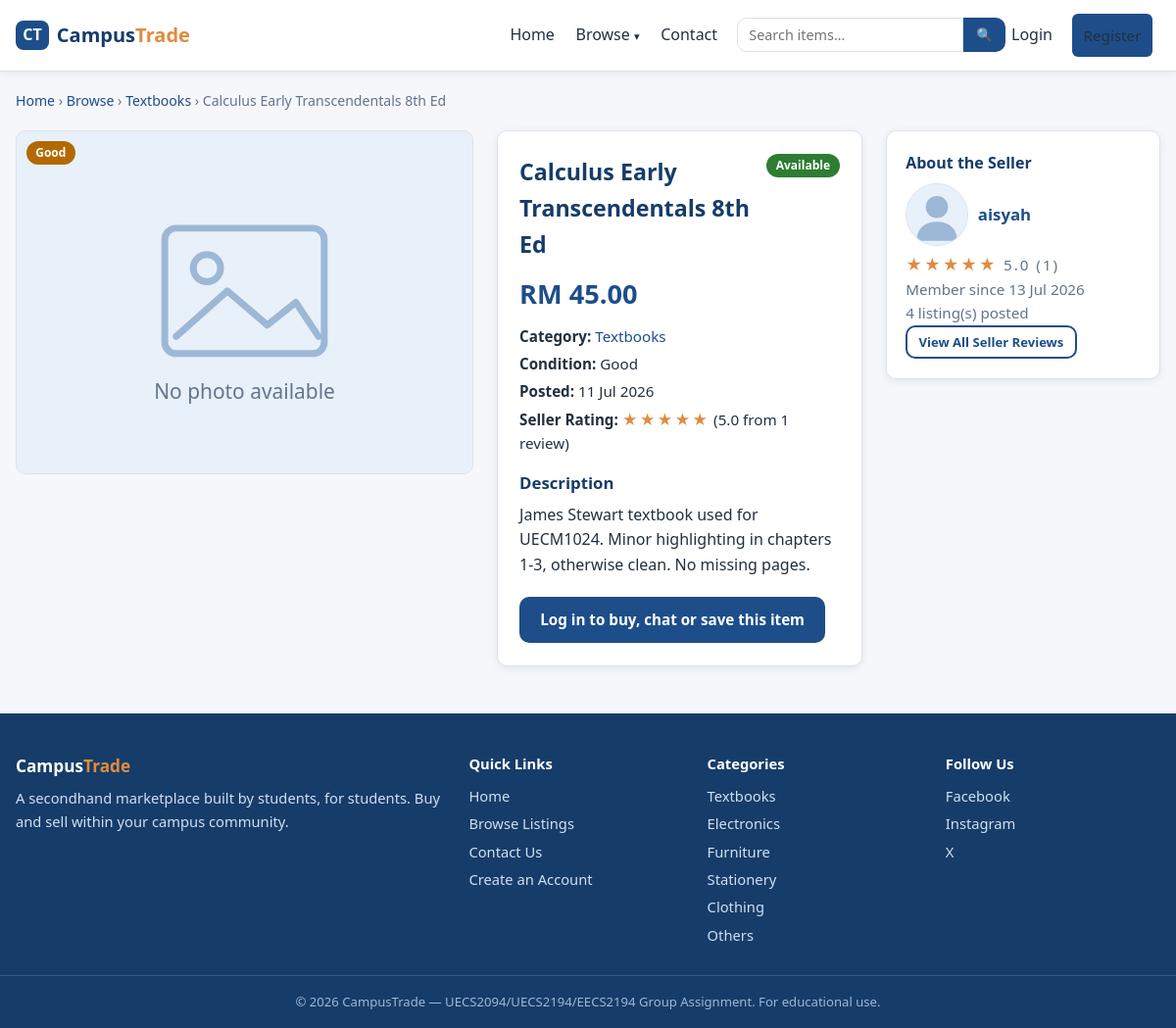
Page /item.php?id=1 on the committed database.
### tables this page shows
CREATE TABLE listings (
  listing_id     INT AUTO_INCREMENT PRIMARY KEY,
  user_id        INT NOT NULL,
  title          VARCHAR(100) NOT NULL,
  description    TEXT NOT NULL,
  price          DECIMAL(10,2) NOT NULL,
  category       VARCHAR(50) NOT NULL,
  item_condition ENUM('New','Like New','Good','Fair') NOT NULL,
  image          VARCHAR(255) NULL,
  status         ENUM('Available','Sold','Reserved') NOT NULL DEFAULT 'Available',
  created_at     DATETIME NOT NULL DEFAULT CURRENT_TIMESTAMP,
  updated_at     DATETIME NULL ON UPDATE CURRENT_TIMESTAMP,
  CONSTRAINT fk_listings_user FOREIGN KEY (user_id)
    REFERENCES users(user_id) ON DELETE CASCADE
);

CREATE TABLE users (
  user_id       INT AUTO_INCREMENT PRIMARY KEY,
  username      VARCHAR(50)  NOT NULL UNIQUE,
  email         VARCHAR(100) NOT NULL UNIQUE,
  password      VARCHAR(255) NOT NULL,
  phone         VARCHAR(20)  NULL,
  profile_image VARCHAR(255) NOT NULL DEFAULT 'default.png',
  qr_image      VARCHAR(255) NULL,
  role          ENUM('user','admin') NOT NULL DEFAULT 'user',
  created_at    DATETIME NOT NULL DEFAULT CURRENT_TIMESTAMP
);

### includes/functions.php (called while the page is built, shortened)
<?php
function e(?string $value): string
{
    return htmlspecialchars($value ?? '', ENT_QUOTES, 'UTF-8');
}
function is_logged_in(): bool
{
    return isset($_SESSION['user_id']);
}
function is_admin(): bool
{
    return is_logged_in() && ($_SESSION['role'] ?? 'user') === 'admin';
}
function format_price(float $price): string
{
    return 'RM ' . number_format($price, 2);
}
function format_date(string $datetime): string
{
    return date('j M Y', strtotime($datetime));
}
function condition_class(string $condition): string
{
    return 'badge-' . strtolower(str_replace(' ', '-', $condition));
}
function status_class(string $status): string
{
    return 'status-' . strtolower($status);
}
function listing_image(?string $image): string
{
    return 'images/placeholder.svg';
}
function user_avatar(?string $image): string
{
    return 'images/avatar.svg';
}
function render_stars(float $rating): string
{
    $rounded = (int) round($rating);
    return str_repeat('★', $rounded) . str_repeat('☆', 5 - $rounded);
}
function seller_rating(mysqli $conn, int $seller_id): array
{
    $stmt = $conn->prepare('SELECT AVG(rating) AS avg_rating, COUNT(*) AS total FROM reviews WHERE seller_id = ?');
    $stmt->bind_param('i', $seller_id);
    $stmt->execute();
    $row = $stmt->get_result()->fetch_assoc();
    return ['avg' => (float) ($row['avg_rating'] ?? 0), 'count' => (int) $row['total']];
}

### item.php (the view, shortened to what this page needs)
<?php
require_once __DIR__ . '/includes/db.php';
$listing_id = (int) ($_GET['id'] ?? 0);
$stmt = $conn->prepare(
    'SELECT l.*, u.username, u.profile_image AS seller_image, u.created_at AS seller_joined,
            (SELECT COUNT(*) FROM listings WHERE user_id = u.user_id) AS seller_listing_count
     FROM listings l
     JOIN users u ON l.user_id = u.user_id
     WHERE l.listing_id = ?'
);
$stmt->bind_param('i', $listing_id);
$stmt->execute();
$item = $stmt->get_result()->fetch_assoc();
$seller_id = (int) $item['user_id'];
$is_owner = is_logged_in() && $_SESSION['user_id'] === $seller_id;
$rating = seller_rating($conn, $seller_id);
require_once __DIR__ . '/includes/header.php';
?>
<div class="container">
    <p class="breadcrumb">
        <a href="index.php">Home</a> &rsaquo;
        <a href="browse.php">Browse</a> &rsaquo;
        <a href="browse.php?category=<?= urlencode($item['category']) ?>"><?= e($item['category']) ?></a> &rsaquo;
        <span><?= e($item['title']) ?></span>
    </p>
    <div class="item-detail">
        <div class="item-detail-image">
            <img src="<?= e(listing_image($item['image'])) ?>" alt="<?= e($item['title']) ?>">
            <span class="badge <?= condition_class($item['item_condition']) ?>"><?= e($item['item_condition']) ?></span>
        </div>
        <div class="item-detail-info">
            <div class="item-detail-head">
                <h1><?= e($item['title']) ?></h1>
                <span class="badge <?= status_class($item['status']) ?>"><?= e($item['status']) ?></span>
            </div>
            <p class="item-detail-price"><?= format_price((float) $item['price']) ?></p>
            <ul class="item-detail-meta">
                <li><strong>Category:</strong> <a href="browse.php?category=<?= urlencode($item['category']) ?>"><?= e($item['category']) ?></a></li>
                <li><strong>Condition:</strong> <?= e($item['item_condition']) ?></li>
                <li><strong>Posted:</strong> <?= format_date($item['created_at']) ?></li>
                <li><strong>Seller Rating:</strong>
                    <?php if ($rating['count'] > 0): ?>
                        <span class="stars"><?= render_stars($rating['avg']) ?></span>
                        (<?= number_format($rating['avg'], 1) ?> from <?= $rating['count'] ?> review<?= $rating['count'] === 1 ? '' : 's' ?>)
                    <?php else: ?>
                        <span class="muted">No reviews yet</span>
                    <?php endif; ?>
                </li>
            </ul>
            <h2>Description</h2>
            <p class="item-description"><?= nl2br(e($item['description'])) ?></p>
            <div class="item-actions">
                <?php if ($is_owner || is_admin()): ?>
                    <?php if ($is_owner): ?>
                        <a href="edit_listing.php?id=<?= $listing_id ?>" class="btn btn-primary">Edit Listing</a>
                    <?php endif; ?>
                    <form method="post" action="delete_listing.php"
                          onsubmit="return confirm('Delete this listing permanently?');">
                        <input type="hidden" name="listing_id" value="<?= $listing_id ?>">
                        <button type="submit" class="btn btn-danger">Delete Listing</button>
                    </form>
                <?php else: ?>
                    <a href="login.php" class="btn btn-primary">Log in to buy, chat or save this item</a>
                <?php endif; ?>
            </div>
        </div>
        <aside class="seller-card">
            <h3>About the Seller</h3>
            <a href="seller.php?id=<?= $seller_id ?>" class="seller-link">
                <img src="<?= e(user_avatar($item['seller_image'])) ?>" alt="<?= e($item['username']) ?>'s profile picture"
                     class="avatar avatar-lg">
                <span class="seller-name"><?= e($item['username']) ?></span>
            </a>
            <?php if ($rating['count'] > 0): ?>
                <p class="stars"><?= render_stars($rating['avg']) ?>
                    <span class="muted"><?= number_format($rating['avg'], 1) ?> (<?= $rating['count'] ?>)</span></p>
            <?php else: ?>
                <p class="muted">No reviews yet</p>
            <?php endif; ?>
            <p class="muted">Member since <?= format_date($item['seller_joined']) ?></p>
            <p class="muted"><?= (int) $item['seller_listing_count'] ?> listing(s) posted</p>
            <a href="seller.php?id=<?= $seller_id ?>" class="btn btn-outline btn-small">View All Seller Reviews</a>
        </aside>
    </div>
</div>
<?php require_once __DIR__ . '/includes/footer.php'; ?>

### css/style.css (style rules this page uses)
:root { --primary: #1d4e89; --primary-dark: #163c69; --primary-light: #e8f0fa; --accent: #f4a259; --accent-dark: #e08b3d; --success: #2e7d32; --danger: #c62828; --warning: #b26a00; --text: #22303f; --text-muted: #64748b; --bg: #f5f7fa; --surface: #ffffff; --border: #dbe2ea; --radius: 10px; --shadow: 0 2px 8px rgba(24, 40, 66, 0.08); --shadow-hover: 0 6px 18px rgba(24, 40, 66, 0.14); --font: "Segoe UI", system-ui, -apple-system, Arial, sans-serif; }
* { margin: 0; padding: 0; box-sizing: border-box; }
html { font-size: 16px; }
body { font-family: var(--font); color: var(--text); background: var(--bg); line-height: 1.6; min-height: 100vh; display: flex; flex-direction: column; }
img { max-width: 100%; display: block; }
a { color: var(--primary); text-decoration: none; }
ul { list-style: none; }
.container { width: 100%; max-width: 1200px; margin: 0 auto; padding: 0 1rem; }
.muted { color: var(--text-muted); font-size: 0.95rem; }
.btn { display: inline-block; padding: 0.6rem 1.2rem; border: 2px solid transparent; border-radius: var(--radius); font-size: 0.95rem; font-weight: 600; font-family: inherit; cursor: pointer; text-align: center; transition: background 0.15s, color 0.15s, border-color 0.15s; }
.btn-primary { background: var(--primary); color: #fff; }
.btn-outline { background: transparent; color: var(--primary); border-color: var(--primary); }
.btn-small { padding: 0.3rem 0.7rem; font-size: 0.82rem; }
.badge { position: absolute; top: 0.6rem; left: 0.6rem; padding: 0.15rem 0.6rem; border-radius: 999px; font-size: 0.75rem; font-weight: 700; color: #fff; }
.badge-good { background: var(--warning); }
.status-available { background: var(--success); }
.listing-table .badge, .item-detail-head .badge { position: static; }
.breadcrumb { margin: 1.2rem 0; font-size: 0.88rem; color: var(--text-muted); }
.item-detail { display: grid; grid-template-columns: 1fr; gap: 1.5rem; }
.item-detail-image { position: relative; border-radius: var(--radius); overflow: hidden; border: 1px solid var(--border); background: var(--primary-light); align-self: start; }
.item-detail-image img { width: 100%; aspect-ratio: 4 / 3; object-fit: cover; }
.item-detail-info { background: var(--surface); border: 1px solid var(--border); border-radius: var(--radius); padding: 1.4rem; box-shadow: var(--shadow); }
.item-detail-head { display: flex; justify-content: space-between; align-items: flex-start; gap: 0.8rem; }
.item-detail-head h1 { font-size: 1.45rem; color: var(--primary-dark); }
.item-detail-price { font-size: 1.7rem; font-weight: 800; color: var(--primary); margin: 0.6rem 0; }
.item-detail-meta { margin-bottom: 1rem; font-size: 0.95rem; display: grid; gap: 0.25rem; }
.item-detail-info h2 { font-size: 1.05rem; margin: 0.8rem 0 0.35rem; color: var(--primary-dark); }
.item-description { white-space: normal; }
.item-actions { display: flex; gap: 0.6rem; flex-wrap: wrap; margin-top: 1.2rem; }
.seller-card { background: var(--surface); border: 1px solid var(--border); border-radius: var(--radius); padding: 1.2rem; box-shadow: var(--shadow); align-self: start; }
.seller-card h3 { color: var(--primary-dark); margin-bottom: 0.5rem; font-size: 1rem; }
.seller-name { font-weight: 700; font-size: 1.05rem; }
.stars { color: var(--accent-dark); letter-spacing: 2px; }
.avatar { width: 40px; height: 40px; border-radius: 50%; object-fit: cover; border: 1px solid var(--border); background: var(--primary-light); }
.avatar-lg { width: 64px; height: 64px; }
.seller-link { display: flex; align-items: center; gap: 0.6rem; margin-bottom: 0.4rem; }
@media (min-width: 768px) { .item-detail { grid-template-columns: 1fr 1fr; } }
@media (min-width: 768px) { .seller-card { grid-column: 1 / -1; } }
@media (min-width: 1024px) { .item-detail { grid-template-columns: 5fr 4fr 3fr; } }
@media (min-width: 1024px) { .seller-card { grid-column: auto; } }

### rows in the picture
listings: category "Textbooks", title "Calculus Early Transcendentals 8th Ed", item_condition "Good", status "Available", price "RM 45.00", created_at "11 Jul 2026", description "James Stewart textbook used for UECM1024. Minor highlighting in chapters 1-3, otherwise clean. No missing pages.", user.username "aisyah", user.created_at "13 Jul 2026"

### other values in the picture
render_stars($rating['avg']) "★★★★★"
$rating['avg'] "5.0"
$rating['count'] "1"
$item['seller_listing_count'] "4"
$cat "Textbooks"
$cat "Electronics"
$cat "Furniture"
$cat "Stationery"
$cat "Clothing"
$cat "Others"
